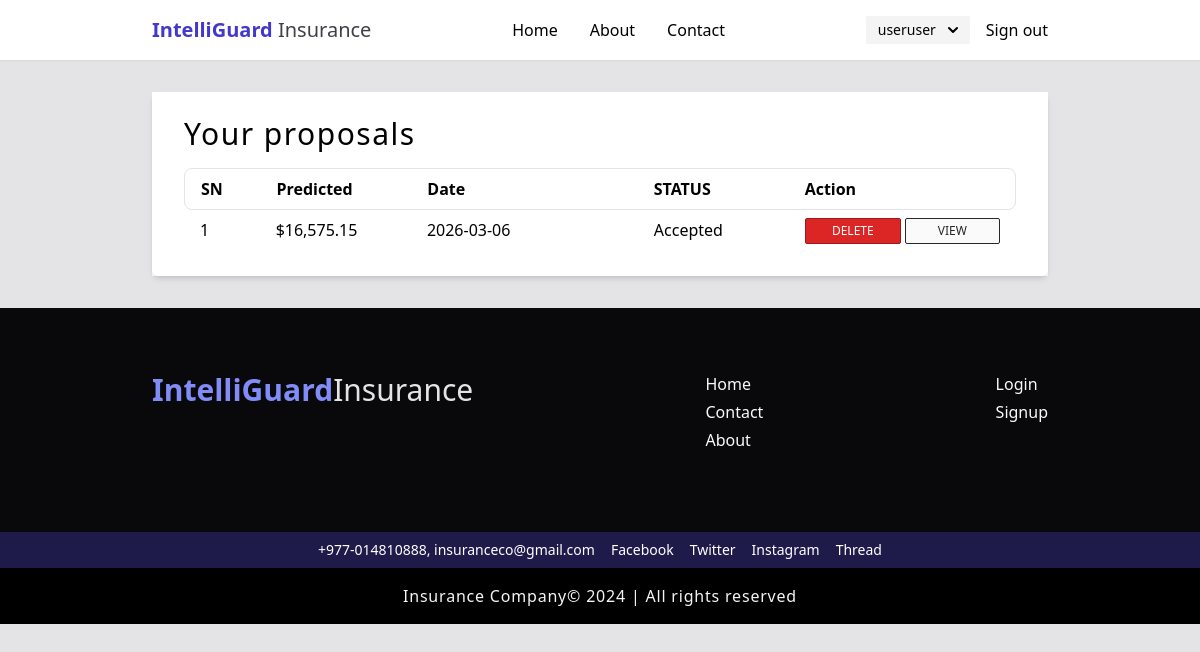
The page /insurance/userproposals/ (signed in) on the database its author committed.
### insurance/models.py (models this page shows)
class Proposal(models.Model):
    package = models.ForeignKey(
        Package,
        on_delete=models.CASCADE,
        related_name="package_proposals",
        null=False,
        blank=False,
    )
    date_created = models.DateTimeField(
        auto_now_add=True,
        null=False,
        blank=False,
    )
    predicted_amt = models.FloatField(
        default=0,
        null=False,
        blank=False,
    )
    status = models.CharField(
        max_length=15,
        choices=[
            ("pending", "pending"),
            ("accepted", "accepted"),
            ("rejected", "rejected"),
        ],
        default="pending",
        null=False,
        blank=False,
    )
    reviewed = models.BooleanField(
        default=False,
        null=False,
        blank=False,
    )
    insurance_profile = models.ForeignKey(
        InsuranceProfile,
        on_delete=models.CASCADE,
        related_name="insurance_profile_proposal",
        null=False,
        blank=False,
    )

### insurance/views.py (the view)
# urls.py: path("userproposals/", views.UserProposalListView.as_view(), name="userproposals"),
class UserProposalListView(LoginRequiredMixin, ListView):
    model = Proposal
    template_name = "insurance/userproposals.html"
    context_object_name = "proposals"
    def get_queryset(self):
        return super().get_queryset().filter(insurance_profile__user=self.request.user)

### templates/insurance/userproposals.html (shortened to what this page needs)
{% extends 'generic/base_generic.html' %}
{% block content %}
<div class="card">
  <h3>Your proposals</h3>
  <table class="w-full table-customer-profile h-[50vh]">
    <thead>
      <tr class="grid grid-cols-11 border border-zinc-200 rounded-lg text-center">
        <th class="col-span-1">SN</th>
        <th class="col-span-4 sm:col-span-2">Predicted</th>
        <th class="hidden sm:col-span-3 sm:block">Date</th>
        <th class="col-span-3 sm:col-span-2">STATUS</th>
        <th class="col-span-3">Action</th>
      </tr>
    </thead>
    <tbody>
       {% for proposal in proposals reversed %}
      <tr class="grid grid-cols-11">
        <td class="col-span-1">{{ forloop.counter }}</td>
        <td class="col-span-4 sm:col-span-2">
          {% load humanize %}
          ${{ proposal.predicted_amt | floatformat:2 | intcomma }}
        </td>
        <td class="hidden sm:col-span-3 sm:block">{{ proposal.date_created | date:"Y-m-d" }}</td>
        <td class="col-span-3 sm:col-span-2">
          {% if proposal.reviewed == True %}
            {% if proposal.status == 'accepted' %} Accepted {% else %} Rejected  {% endif %} {% else %} Pending {% endif %}
        </td>
        <td class="col-span-3 flex flex-col sm:flex-row gap-1">
          <a
            href="{% url 'userproposalsdelete' proposal.id %}"
            class="flex text-xs bg-red-600 text-zinc-50 px-2 py-1 border border-red-800 hover:bg-red-700 rounded-sm w-full items-center justify-center"
            >DELETE</a
          >
          <a
            href="{% url 'userproposalbyid' proposal.id %}"
            class="flex text-xs bg-zinc-50 text-zinc-800 px-2 py-1 border border-zinc-800 hover:bg-zinc-100 rounded-sm w-full items-center justify-center"
            >VIEW</a
          >
        </td>
      </tr>
      {% endfor %}
    </tbody>
  </table>
</div>
{% endblock %}

### templates/generic/base_generic.html (shortened to what this page needs)
<!doctype html>
<html lang="en">
  <head>
    {% load static %}
    <link rel="stylesheet" href="{% static 'css/style.css' %}" />
  </head>
  <body>
    {% block header %}
    <header class="bg-white w-full py-4 drop-shadow-sm">
      <div class="max-w-4xl w-[90%] mx-auto flex justify-between items-center">
        <a
          class="block text-indigo-700 text-xl font-bold"
          href="{% url 'home' %}"
        >
          IntelliGuard
          <span class="text-zinc-700 font-normal">Insurance</span>
        </a>
        <nav class="hidden list-none pl-0 sm:flex gap-8 font-normal">
          <li><a href="{% url 'home' %}">Home</a></li>
          <li><a href="{% url 'about' %}">About</a></li>
          <li><a href="{% url 'contact' %}">Contact</a></li>
        </nav>
        <nav
          class="hidden sm:flex list-none pl-0 gap-4 font-normal items-center"
        >
          {% if user.is_authenticated %}
            {% if user.is_staff %}
              <a
                href="{% url 'dashboard' %}"
                class="border border-zinc-800 px-4 py-2 rounded-3xl text-sm hover:bg-zinc-100 active:bg-zinc-200"
                >Dashboard</a
              >
            {% else %}
              <div
                class="list-none pl-0 hidden sm:flex gap-4 font-normal items-center"
              >
                <div class="relative">
                  <button
                    id="user-btn-dropdown"
                    class="bg-zinc-100 px-3 py-1 flex justify-between items-center text-sm cursor-pointer rounded-sm hover:bg-zinc-200"
                  >
                    {{ user.username }}
                    <svg
                      class="w-2.5 h-2.5 ms-3"
                      aria-hidden="true"
                      xmlns="http://www.w3.org/2000/svg"
                      fill="none"
                      viewBox="0 0 10 6"
                    >
                      <path
                        stroke="currentColor"
                        stroke-linecap="round"
                        stroke-linejoin="round"
                        stroke-width="2"
                        d="m1 1 4 4 4-4"
                      />
                    </svg>
                  </button>
                </div>
              </div>
            {% endif %}
            <form method="POST" action="{% url 'signout' %}">
              <button type="submit">Sign out</button>
            </form>
          {% else %}
            <a class="btn-full" href="{% url 'signin' %}">Signin</a>
            <a class="btn-outline" href="{% url 'signup' %}">Signup</a>
          {% endif %}
        </nav>
      </div>
    </header>
    {% endblock %}
    <div class="min-h-[60vh]">
      <div class="max-w-4xl w-[90%] mx-auto bg-white">
        {% block content %} {% endblock %}
      </div>
    </div>
    {% block footer %}
    <footer class="bg-zinc-950">
      <div
        class="max-w-4xl w-[90%] mx-auto flex flex-col sm:flex-row justify-between text-zinc-50 py-16"
      >
        <div
          class="flex items-center justify-center sm:items-start sm:justify-start text-3xl font-bold text-indigo-400 mb-8"
        >
          IntelliGuard
          <span class="text-zinc-200 font-normal">Insurance</span>
        </div>
        <div class="mb-4">
          <ul
            class="p-0 flex flex-row gap-8 sm:gap-1 sm:items-baseline items-center justify-center sm:flex-col"
          >
            <li>
              <a class="hover:underline" href="{% url 'home' %}">Home</a>
            </li>
            <li>
              <a class="hover:underline" href="{% url 'contact' %}">Contact</a>
            </li>
            <li>
              <a class="hover:underline" href="{% url 'about' %}">About</a>
            </li>
          </ul>
        </div>
        <div>
          <ul
            class="p-0 flex flex-row gap-8 sm:gap-1 sm:items-baseline items-center justify-center sm:flex-col"
          >
            <li>
              <a class="hover:underline" href="{% url 'signin' %}">Login</a>
            </li>
            <li>
              <a class="hover:underline" href="{% url 'signup' %}">Signup</a>
            </li>
          </ul>
        </div>
      </div>
      <div
        class="w-full bg-indigo-950 text-white flex items-center justify-center gap-4 text-sm py-2 flex-wrap"
      >
        <a href="#">+977-014810888, insuranceco@gmail.com</a>
        <a href="#" class="hover:underline">Facebook</a>
        <a href="#" class="hover:underline">Twitter</a>
        <a href="#" class="hover:underline">Instagram</a>
        <a href="#" class="hover:underline">Thread</a>
      </div>
      <div
        class="w-full bg-black text-center text-zinc-100 py-4 tracking-wider"
      >
        Insurance Company&copy; 2024 | All rights reserved
      </div>
    </footer>
    {% endblock %}
  </body>
</html>

### rows shown on the page
Proposal: predicted_amt "16,575.15", date_created "2026-03-06", reviewed "Accepted"

### other values the page prints
{{ user.username }} "useruser"
